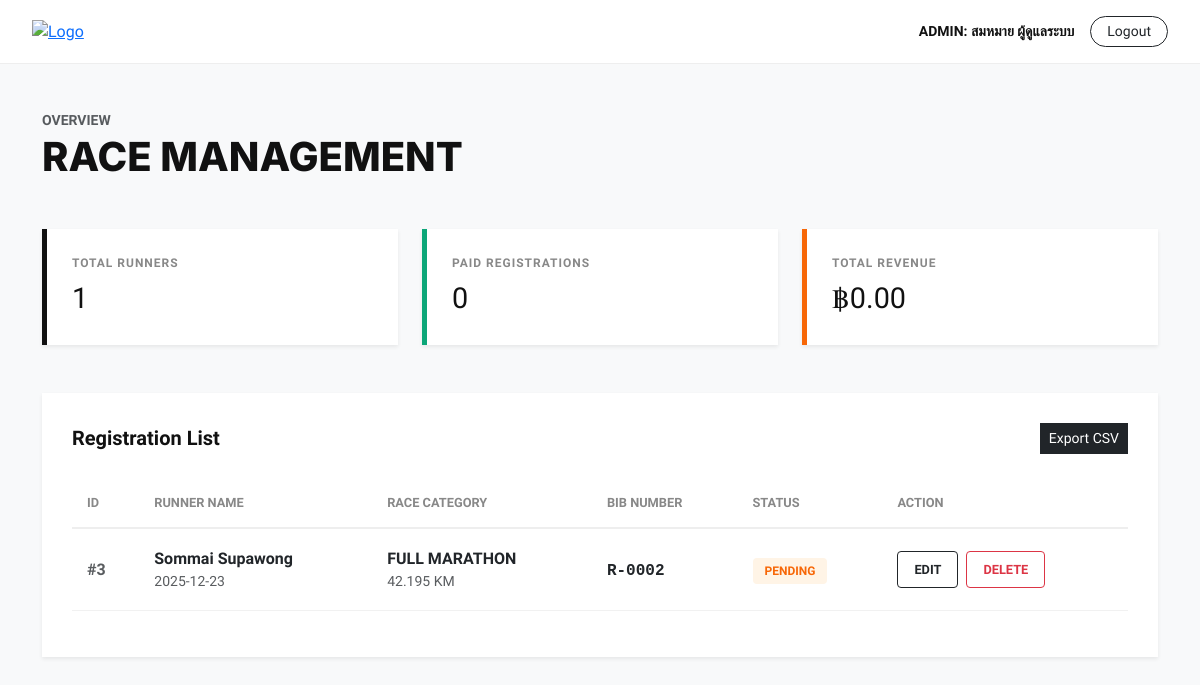
Before: /admin/admin_dashboard.php (signed in) with the older database file.
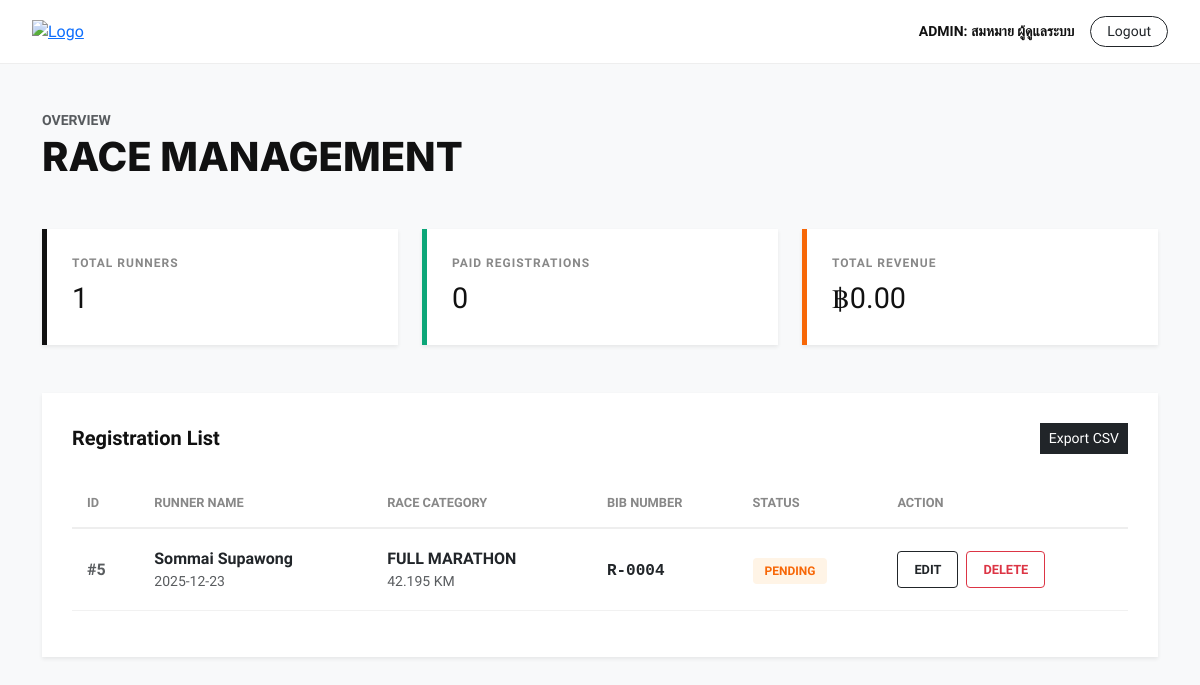
After: the same page with the newer database file.
### tables this page shows
CREATE TABLE `registration` (
  `reg_id` int(11) NOT NULL,
  `runner_id` int(11) DEFAULT NULL,
  `category_id` int(11) DEFAULT NULL,
  `price_id` int(11) DEFAULT NULL,
  `shipping_id` int(11) DEFAULT NULL,
  `reg_date` date DEFAULT NULL,
  `shirt_size` varchar(10) DEFAULT NULL,
  `bib_number` varchar(20) DEFAULT NULL,
  `status` enum('Pending','Paid','Cancelled') DEFAULT 'Pending'
);

CREATE TABLE `runner` (
  `runner_id` int(11) NOT NULL,
  `first_name` varchar(100) NOT NULL,
  `last_name` varchar(100) NOT NULL,
  `date_of_birth` date NOT NULL,
  `gender` enum('Male','Female') NOT NULL,
  `citizen_id` varchar(20) DEFAULT NULL,
  `phone` varchar(15) DEFAULT NULL,
  `email` varchar(100) DEFAULT NULL,
  `address` text DEFAULT NULL,
  `is_disabled` tinyint(1) DEFAULT 0
);

CREATE TABLE `race_category` (
  `category_id` int(11) NOT NULL,
  `name` varchar(100) NOT NULL,
  `distance_km` float NOT NULL,
  `start_time` time DEFAULT NULL,
  `time_limit` time DEFAULT NULL,
  `giveaway_type` varchar(100) DEFAULT NULL
);

### admin/admin_dashboard.php (the view, shortened to what this page needs)
<?php
include '../config/db.php';
$total_runners = $conn->query("SELECT COUNT(*) as total FROM REGISTRATION")->fetch_assoc()['total'];
$paid_runners = $conn->query("SELECT COUNT(*) as total FROM REGISTRATION WHERE status='Paid'")->fetch_assoc()['total'];
$income_res = $conn->query("SELECT SUM(p.amount) as total
                            FROM REGISTRATION r
                            JOIN PRICE_RATE p ON r.price_id = p.price_id
                            WHERE r.status='Paid'")->fetch_assoc()['total'];
$sql = "SELECT reg.reg_id, run.first_name, run.last_name, cat.name AS race_name,
               cat.distance_km, reg.status, reg.reg_date, reg.bib_number
        FROM REGISTRATION reg
        JOIN RUNNER run ON reg.runner_id = run.runner_id
        JOIN RACE_CATEGORY cat ON reg.category_id = cat.category_id
        ORDER BY reg.reg_id DESC";
$result = $conn->query($sql);
?>
<!DOCTYPE html>
<html lang="th">
<head>
    <link href="https://cdn.jsdelivr.net/npm/bootstrap@5.3.0/dist/css/bootstrap.min.css" rel="stylesheet">
</head>
<body>
<nav class="admin-nav sticky-top d-flex justify-content-between align-items-center">
    <a href="../index.php">
        <img src="../assets/logo.png" alt="Logo">
    </a>
    <div class="d-flex align-items-center gap-3">
        <span class="small fw-bold">ADMIN: <?php echo $_SESSION['full_name']; ?></span>
        <a href="../logout.php" class="btn btn-outline-dark btn-sm rounded-pill px-3">Logout</a>
    </div>
</nav>
<div class="container py-5">
    <div class="d-flex justify-content-between align-items-end mb-5">
        <div>
            <h6 class="text-muted mb-1 text-uppercase small fw-bold">Overview</h6>
            <h1 class="mb-0">Race Management</h1>
        </div>
    </div>
    <div class="row g-4 mb-5">
        <div class="col-md-4">
            <div class="stat-card shadow-sm">
                <div class="stat-label">Total Runners</div>
                <div class="stat-val"><?php echo number_format($total_runners); ?></div>
            </div>
        </div>
        <div class="col-md-4">
            <div class="stat-card shadow-sm" style="border-left-color: #0ca678;">
                <div class="stat-label">Paid Registrations</div>
                <div class="stat-val"><?php echo number_format($paid_runners); ?></div>
            </div>
        </div>
        <div class="col-md-4">
            <div class="stat-card shadow-sm" style="border-left-color: #f76707;">
                <div class="stat-label">Total Revenue</div>
                <div class="stat-val">฿<?php echo number_format($income_res ?? 0, 2); ?></div>
            </div>
        </div>
    </div>
    <div class="table-container shadow-sm">
        <div class="d-flex justify-content-between align-items-center mb-4">
            <h5 class="fw-bold mb-0">Registration List</h5>
            <button class="btn btn-dark btn-sm rounded-0">Export CSV</button>
        </div>
        <div class="table-responsive">
            <table class="table">
                <thead>
                    <tr>
                        <th>ID</th>
                        <th>Runner Name</th>
                        <th>Race Category</th>
                        <th>BIB Number</th>
                        <th>Status</th>
                        <th>Action</th>
                    </tr>
                </thead>
                <tbody>
                    <?php while($row = $result->fetch_assoc()): ?>
                    <tr>
                        <td class="fw-bold text-muted">#<?php echo $row['reg_id']; ?></td>
                        <td>
                            <div class="fw-bold"><?php echo $row['first_name'] . " " . $row['last_name']; ?></div>
                            <div class="small text-muted"><?php echo $row['reg_date']; ?></div>
                        </td>
                        <td>
                            <div class="fw-bold"><?php echo strtoupper($row['race_name']); ?></div>
                            <div class="small text-muted"><?php echo $row['distance_km']; ?> KM</div>
                        </td>
                        <td>
                            <code class="fw-bold text-dark h6 mb-0"><?php echo $row['bib_number'] ?: '---'; ?></code>
                        </td>
                        <td>
                            <?php if($row['status'] == 'Paid'): ?>
                                <span class="badge-paid">PAID</span>
                            <?php else: ?>
                                <span class="badge-pending">PENDING</span>
                            <?php endif; ?>
                        </td>
                        <td>
                            <div class="d-flex gap-2">
                                <a href="edit_reg.php?id=<?php echo $row['reg_id']; ?>" class="btn btn-outline-dark btn-action">Edit</a>
                                <button onclick="deleteEntry(<?php echo $row['reg_id']; ?>)" class="btn btn-outline-danger btn-action">Delete</button>
                            </div>
                        </td>
                    </tr>
                    <?php endwhile; ?>
                </tbody>
            </table>
        </div>
    </div>
</div>
</body>
</html>

### admin/admin_dashboard.php (style rules this page uses)
:root { --nike-black: #111; --bg-gray: #f8f9fa; }
body { font-family: 'Kanit', sans-serif; background-color: var(--bg-gray); color: var(--nike-black); }
h1, h2, .stats-val { font-family: 'Inter', sans-serif; font-weight: 800; text-transform: uppercase; }
.admin-nav { background: white; border-bottom: 1px solid #eee; padding: 1rem 2rem; }
.admin-nav img { height: 25px; }
.stat-card { border: none; border-radius: 0; background: white; padding: 25px; transition: 0.3s; border-left: 5px solid var(--nike-black); }
.stat-label { font-size: 0.75rem; font-weight: 600; color: #888; text-transform: uppercase; letter-spacing: 1px; }
.stat-val { font-size: 1.8rem; margin-top: 5px; }
.table-container { background: white; padding: 30px; border-radius: 0; box-shadow: 0 4px 20px rgba(0,0,0,0.03); }
.table thead th { background: transparent; color: #888; font-weight: 600; font-size: 0.8rem; text-transform: uppercase; border-bottom: 2px solid #eee; padding: 15px; }
.table tbody td { padding: 18px 15px; vertical-align: middle; border-bottom: 1px solid #f1f1f1; }
.badge-pending { background: #fff4e6; color: #f76707; padding: 6px 12px; border-radius: 4px; font-weight: 600; font-size: 0.75rem; }
.btn-action { border-radius: 4px; font-weight: 600; font-size: 0.8rem; padding: 8px 16px; text-transform: uppercase; transition: 0.3s; }

Changed rows visible on the page:
removed registration: reg_id "3", runner.first_name "Sommai", runner.last_name "Supawong", reg_date "2025-12-23", category.name "FULL MARATHON", category.distance_km "42.195", bib_number "R-0002", status "PENDING"
added registration: reg_id "5", runner.first_name "Sommai", runner.last_name "Supawong", reg_date "2025-12-23", category.name "FULL MARATHON", category.distance_km "42.195", bib_number "R-0004", status "PENDING"
